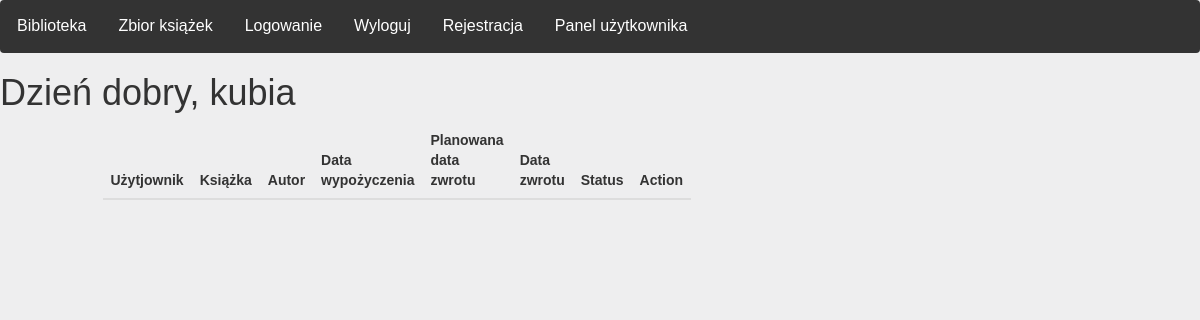
Before: /user_view/ (signed in) with the older database file.
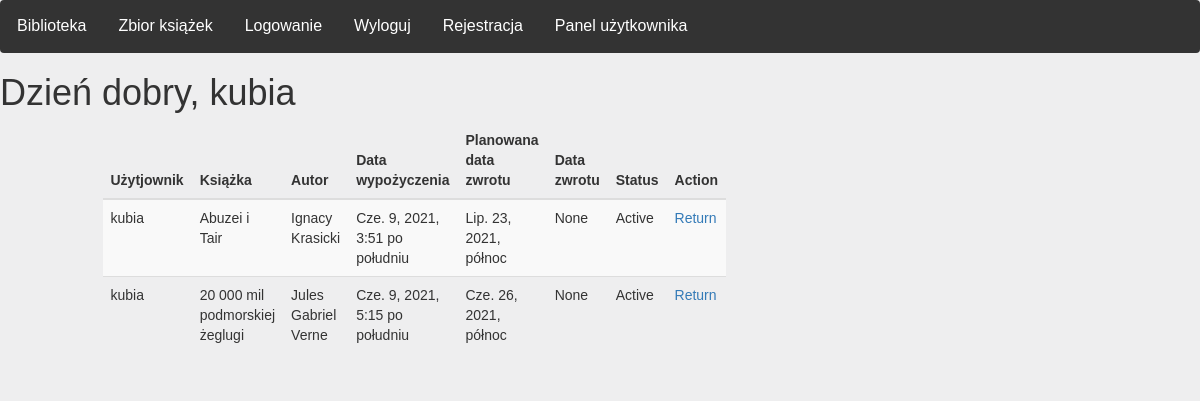
After: the same page with the newer database file.
### main_library/models.py (models this page shows)
class RentalList(models.Model):
    book_id = models.ForeignKey(Bookshelf, default=None, on_delete=models.SET_DEFAULT, null=True)
    user_id = models.ForeignKey(User, default=None, on_delete=models.SET_DEFAULT)
    check_out_date = models.DateTimeField(auto_now_add=True)
    planned_date_of_return = models.DateTimeField(default=None, null=True)
    date_of_return = models.DateTimeField(default=None, null=True)
    status = models.TextField(default='Active')

class Bookshelf(models.Model):
    kind = models.TextField(default='')
    title = models.TextField(default='')
    author = models.TextField(default='')
    epoch = models.TextField(default='')
    genre = models.TextField(default='')
    quantity = models.IntegerField(default=random.randint(0, 10))

### main_library/views.py (the view)
# urls.py: path('user_view/', views.user_view, name='user_view'),
def user_view(request):
    if request.user.is_authenticated:
        user_id = User.objects.get(pk = request.user.id)
        books = RentalList.objects.filter(user_id = request.user.id).order_by('status', '-date_of_return')
        return render(request, 'main_library/user_view.html', {'name': request.user.username, 'books': books})
    else:
        return redirect("login")

### main_library/templates/main_library/user_view.html (shortened to what this page needs)
{% extends "main_library/base.html" %}
{% block content %}
<h1>Dzień dobry, {{ name }} </h1>
<div class="row">
    <div class="col-md-1"></div>
    <div class="col-md-5">
<table class="table table-dark table-striped" >
            <thead>
              <tr>
                  <th>Użytjownik</th>
                  <th>Książka</th>
                  <th>Autor</th>
                  <th>Data wypożyczenia</th>
                  <th>Planowana data zwrotu</th>
                  <th>Data zwrotu</th>
                  <th>Status</th>
                  <th>Action</th>
              </tr>
            </thead>
                {% for n in books %}
                <tr>
                    <td> {{ n.user_id }} </td>
                    <td> {{ n.book_id.title }} </td>
                    <td> {{ n.book_id.author }} </td>
                    <td> {{ n.check_out_date }} </td>
                    <td> {{ n.planned_date_of_return }} </td>
                    <td> {{ n.date_of_return }} </td>
                    <td> {{ n.status }} </td>
                    <td> <a href="{% url 'return_book' n.id %}"> Return </a> </td>
                </tr>
                {% endfor %}
        </table>
{% endblock %}

### main_library/templates/main_library/base.html (shortened to what this page needs)
<!DOCTYPE html>
<html lang="en">
<head>
    <link rel="stylesheet" href="https://maxcdn.bootstrapcdn.com/bootstrap/3.4.1/css/bootstrap.min.css">
</head>
<body>
<link rel="stylesheet" href="https://cdnjs.cloudflare.com/ajax/libs/font-awesome/4.7.0/css/font-awesome.min.css">
<div class="navbar">
  <a href="/#home">Biblioteka</a>
  <a href="/index">Zbior książek</a>
  <a href="/login">Logowanie</a>
  <a href="/logout">Wyloguj {{ login }}</a>
  <a href="/register">Rejestracja</a>
    <a href="/user_view"> Panel użytkownika </a>
</div>
{% block content %}
{% endblock %}
</body>
</html>

### main_library/templates/main_library/base.html (style rules this page uses)
body { font-family: Arial, Helvetica, sans-serif; margin: 0; background-color: #EEEEEF; }
.navbar { overflow: hidden; background-color: #333; }
.navbar a { float: left; font-size: 16px; color: white; text-align: center; padding: 14px 16px; text-decoration: none; }

Changed rows visible on the page:
added RentalList: user_id "kubia", book_id "Abuzei i Tair", book_id.author "Ignacy Krasicki", check_out_date "Cze. 9, 2021, 3:51 po południu", planned_date_of_return "Lip. 23, 2021, północ", date_of_return "None", status "Active"
added RentalList: user_id "kubia", book_id "20 000 mil podmorskiej żeglugi", book_id.author "Jules Gabriel Verne", check_out_date "Cze. 9, 2021, 5:15 po południu", planned_date_of_return "Cze. 26, 2021, północ", date_of_return "None", status "Active"
